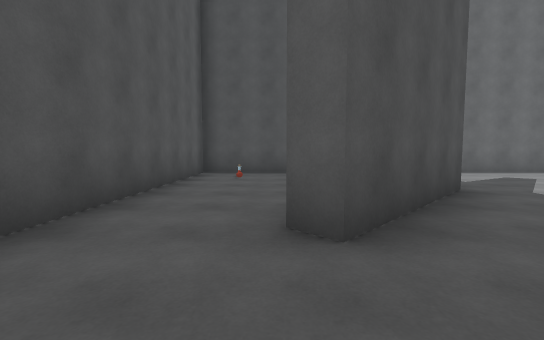
[1] (above)

16 first-person views from a walk through a 3-D level made in the Unity game engine. The camera is 1.3 m above the floor, tilts 4° down and sees 90° across. The floor is counted in squares, 2.22 m on a side. Each view is taken from the middle of a square. On the plan, view 1 faces up. The plan holds only what a view shows up to about 9 squares ahead; the rest is blank. The player is left out.

[2]
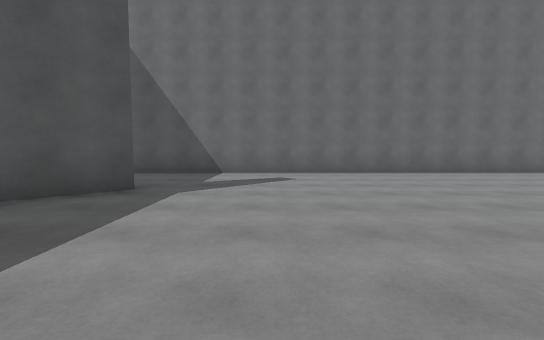

[3]
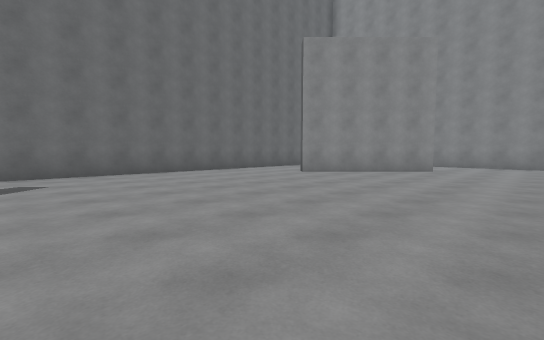

[4]
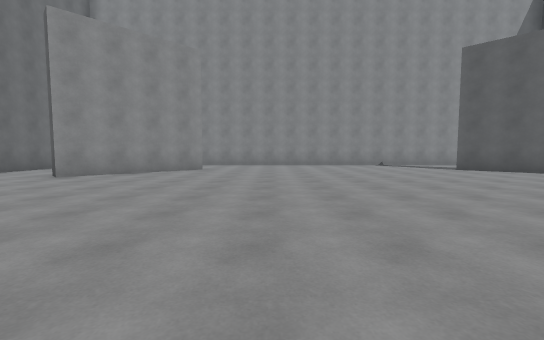

[5]
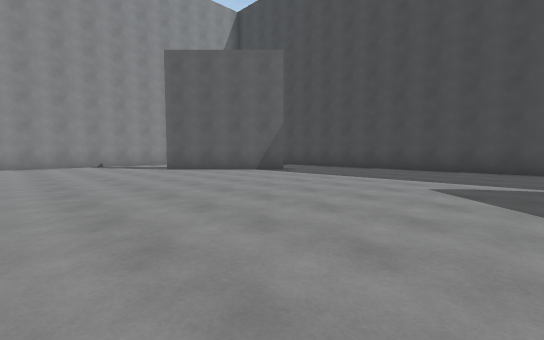

[6]
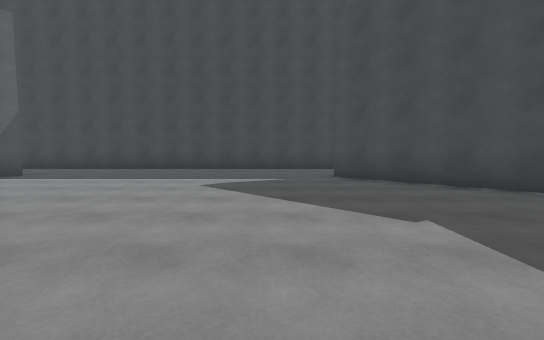

[7]
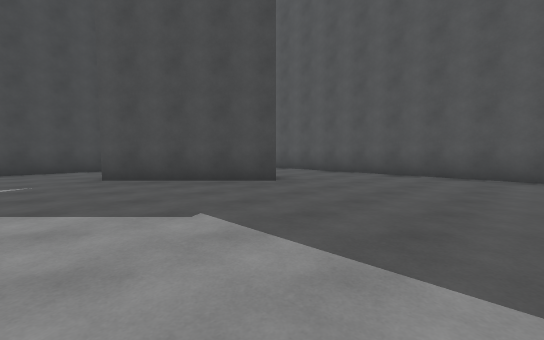

[8]
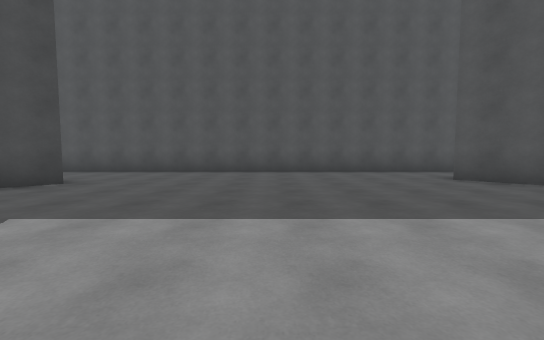

[9]
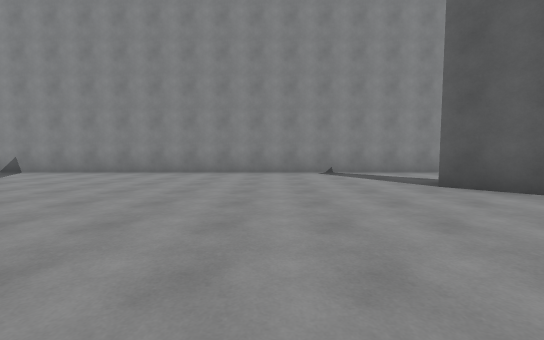

[10]
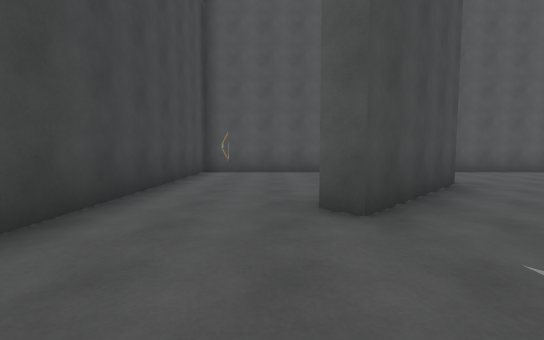

[11]
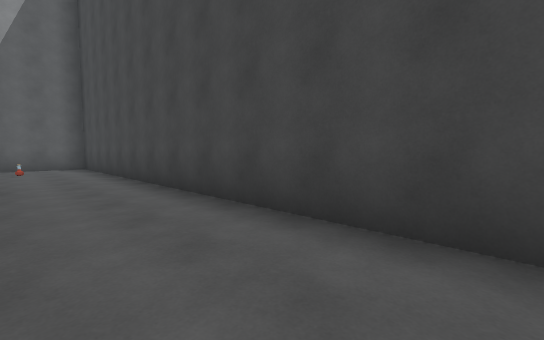

[12]
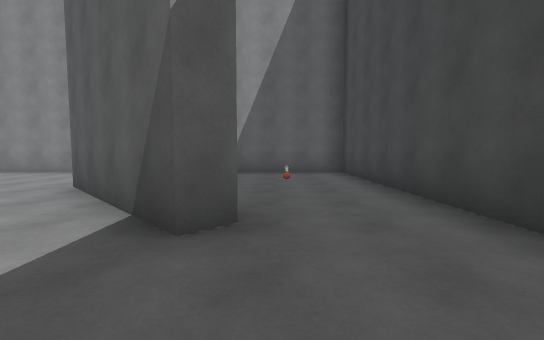

[13]
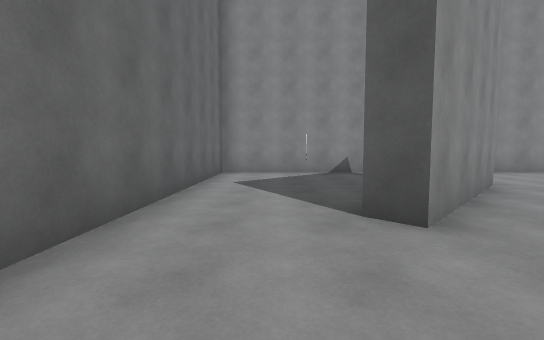

[14]
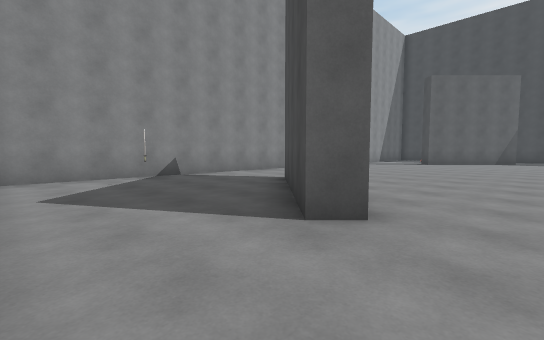

[15]
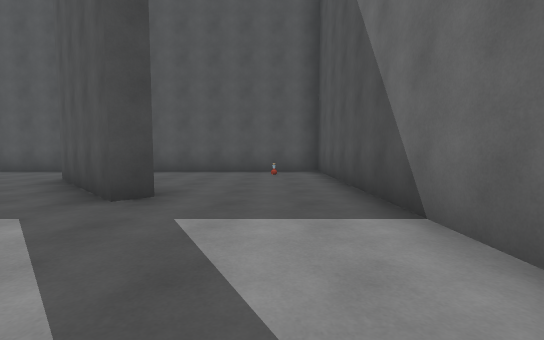

[16]
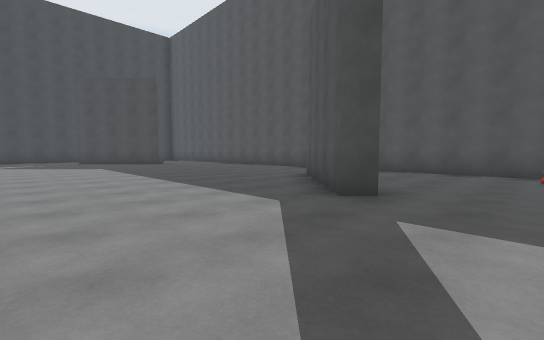

### Floor plan
Points are (right, up) in squares from view 1. A wall is a line through its corners. A room is listed if a view was taken in it or the views show most of it. See-through windows are left out.
Room 1 (views 1, 2, 3, 4, 5, 6, 7, 8, 9, 10, 11, 12, 13, 14, 15, 16)
walls: (1.2, -5.7) (3.6, -8.2) (3.2, -8.5); (2.5, 4.5) (2.9, 4.1) (0.5, 1.7) (0.1, 2.1); (11.2, -8.7) (10.8, -8.3) (13.5, -5.7); (13.7, 2.2) (11, 4.8) (11.4, 5.2); (10.5, 7.3) (-1.9, 7.3) (-1.9, -6.4); (1.6, -10.9) (16.4, -10.9) (16.4, 1.6)
ways out: opening at (11.5, 6.5) to room 2; opening at (15.5, 2.5) to room 2; opening at (0.8, -8) to room 3
objects: other object (-1, 6); other object (15, -9)
Room 2 (no view inside)
walls: (11.4, 5.2) (13.9, 2.6); (16.4, 1.6) (16.4, 7.3) (10.5, 7.3)
ways out: opening at (11.5, 6.5) to room 1; opening at (15.5, 2.5) to room 1
objects: other object (15, 5)
Room 3 (no view inside)
walls: (-1.9, -6.4) (-1.9, -10.9) (1.6, -10.9)
ways out: opening at (0.8, -8) to room 1
objects: other object (0, -10)

Where each view was taken, in squares from view 1:
view 1: 0 up, 0 right, facing up
view 2: 0 up, 5 right, facing up
view 3: 0 up, 5 right, facing up-right
view 4: 0 up, 5 right, facing right
view 5: 2 down, 5 right, facing down-right
view 6: 2 down, 5 right, facing down
view 7: 2 down, 5 right, facing down-left
view 8: 2 down, 6 right, facing left
view 9: 3 down, 9 right, facing right
view 10: 9 down, 6 right, facing left
view 11: 9 down, 6 right, facing down-right
view 12: 9 down, 9 right, facing right
view 13: 6 up, 9 right, facing right
view 14: 7 up, 10 right, facing down-right
view 15: 6 up, 6 right, facing left
view 16: 6 up, 6 right, facing down-left
